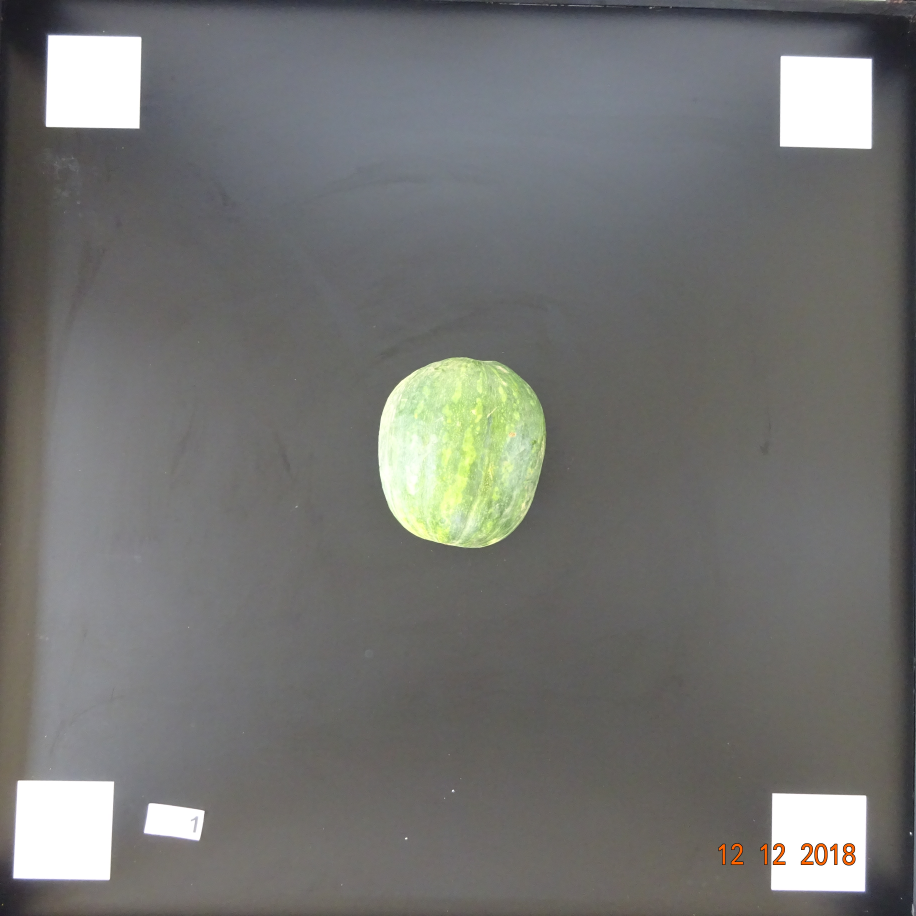
#> input picture Processamento Imagens/Processamentos/Leitura_Imagens/exemplo_01.jpg, 3664 x 3664 px (shown at 1/4 size)
$ python carregar_imagens.py
#> lines starting #> are read from the running program, lines starting #| are printed output that depends on the picture
########################################################################################################################
# Lavras - MG, 26/09/2019, 08:57
# Desenvolvedor: Vinícius Quintão Carneiro - Professor da Universidade Federal de Lavras - UFLA
# E-mail: vinicius.carneiro@ufla.br
# Github: VQCarneiro
#tiago
########################################################################################################################
# Script
# Como abrir, salvar e apresentar uma imagem
########################################################################################################################
# Importar pacotes
import cv2 # Importa o pacote opencv
import numpy as np # Importa o pacote numpy
from matplotlib import pyplot as plt # Importa o pacote matplotlib
import os # Importa o pacote os (Operation System)
########################################################################################################################
# Leitura da imagem
nome_arquivo = 'exemplo_01.jpg'

img_bgr = cv2.imread(nome_arquivo,1) # Carrega imagem colorida em BGR
#> img_bgr is the input picture: shape (3664, 3664, 3); mean B, G, R 113.2, 115.3, 114.9
img_cinza = cv2.imread(nome_arquivo,0) # Carrega imagem em escala de cinza
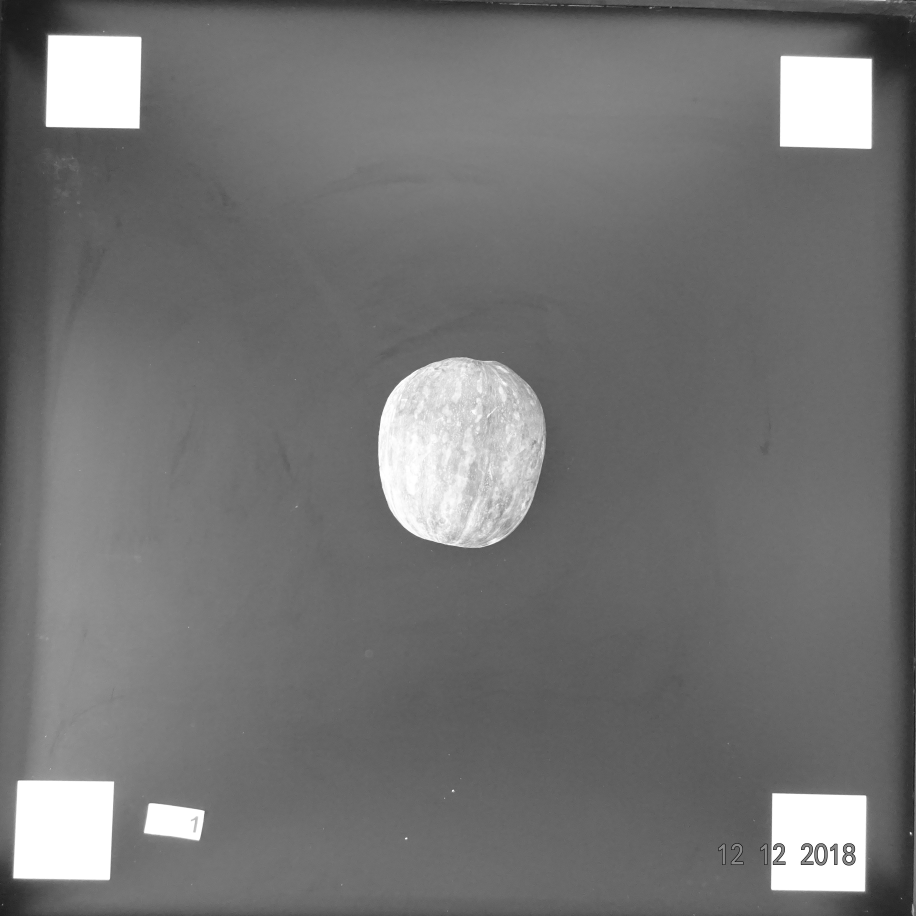
#> img_cinza: shape (3664, 3664) (shown at 1/4 size); min 0, max 255, mean 115
print(img_cinza)
#> (printed output is left out)
lin, col, canais = np.shape(img_bgr)
#> lin = 3664; col = 3664; canais = 3
print('Dimensão: ' + str(lin) +' x '+ str(col))
#| Dimensão: 3664 x 3664
print('Número de Canais: ' + str(canais))
#| Número de Canais: 3
########################################################################################################################
# Correção do ordenamento dos canais das imagens

# Alternativa 1:
#b,g,r = cv2.split(img_bgr)
#img_rgb = cv2.merge([r,g,b])

# Alternativa 2:
img_rgb = cv2.cvtColor(img_bgr, cv2.COLOR_BGR2RGB)
########################################################################################################################
# Salvar imagens

# Salvar imagem em RGB
cv2.imwrite('exemplo_01_png.png',img_bgr)

# Salvar imagem em escala de cinza
cv2.imwrite('exemplo_01_cinza.png',img_cinza)
########################################################################################################################
# Apresentar imagens

# Imagem Em RGB
plt.figure('Imagem em RGB')
plt.imshow(img_rgb)
plt.title("Imagem em RGB")

# Todas em uma única figura
plt.figure('Imagens')
plt.subplot(231)
plt.imshow(img_bgr)
plt.title("Imagem em BGR")
plt.xticks([]) # Eliminar o eixo X
plt.yticks([])  # #liminar o eixo y

plt.subplot(233)
plt.imshow(img_rgb)
plt.title("Imagem em RGB")
plt.xticks([]) # Eliminar o eixo X
plt.yticks([])  # #liminar o eixo y

plt.subplot(235)
plt.imshow(img_cinza, cmap = 'gray', interpolation = 'bicubic')
plt.title("Imagem em Escala de Cinza")
plt.xticks([]) # Eliminar o eixo X
plt.yticks([])  # #liminar o eixo y
plt.show()
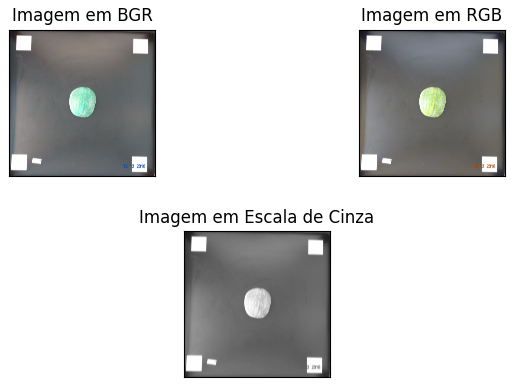
#> figure drawn by matplotlib, 3 panels; B, G, R data is drawn as R, G, B
########################################################################################################################
